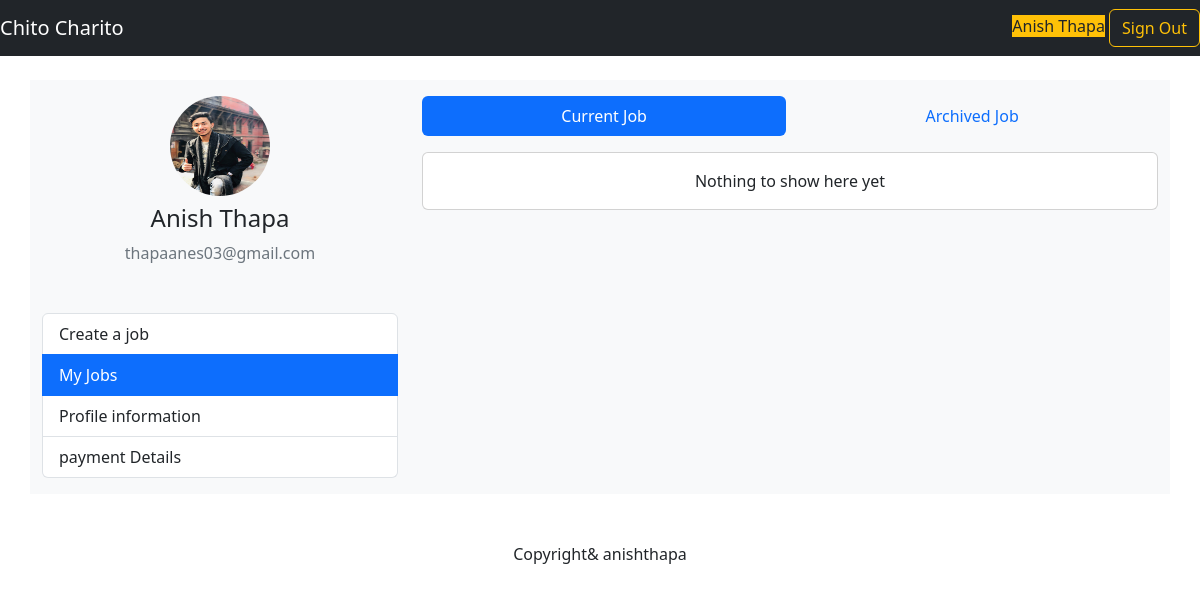
Page /customer/jobs/current (signed in) on the earlier database version.
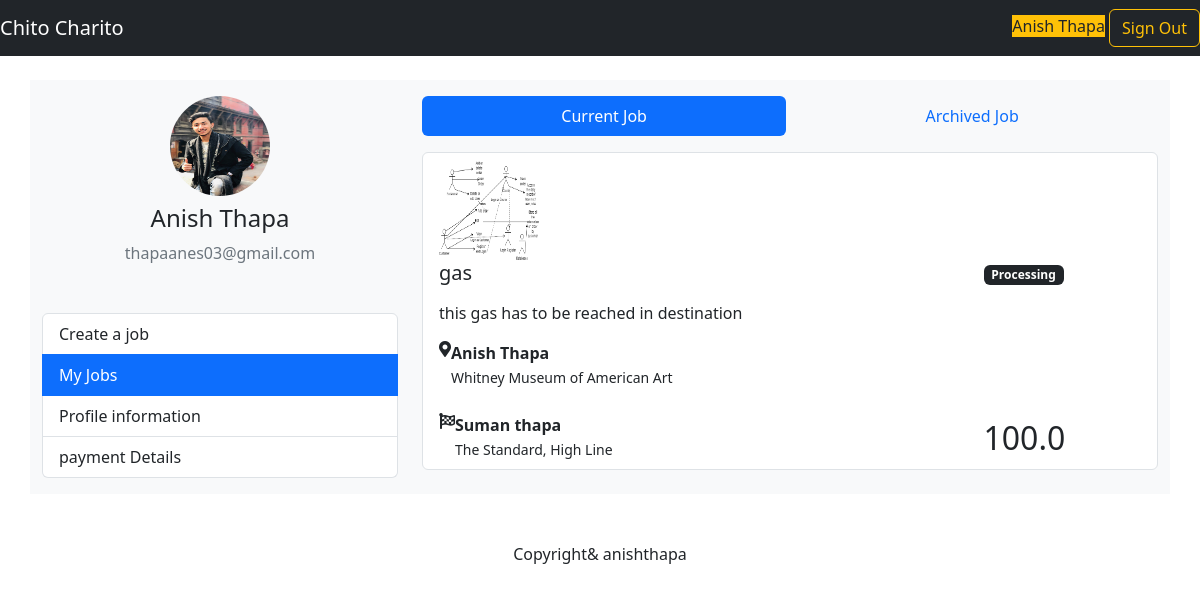
Same page on the later database version.
### mainapp/models.py (models this page shows, shortened)
class Job(models.Model):
  SMALL_SIZE = "small"
  MEDIUM_SIZE = "medium"
  LARGE_SIZE = "large"
  SIZES = (
    (SMALL_SIZE, 'Small'),
    (MEDIUM_SIZE, 'Medium'),
    (LARGE_SIZE, 'Large'),
  )
  CREATING_STATUS = 'creating'
  PROCESSING_STATUS = 'processing'
  PICKING_STATUS = 'picking'
  DELIVERING_STATUS = 'delivering'
  COMPLETED_STATUS = 'completed'
  CANCELED_STATUS = 'canceled'
  STATUSES = (
    (CREATING_STATUS, 'Creating'),
    (PROCESSING_STATUS, 'Processing'),
    (PICKING_STATUS, 'Picking'),
    (DELIVERING_STATUS, 'Delivering'),
    (COMPLETED_STATUS, 'Completed'),
    (CANCELED_STATUS, 'Canceled'),
  )
  id = models.UUIDField(primary_key=True, default=uuid.uuid4, editable=False)
  customer = models.ForeignKey(Customer, on_delete=models.CASCADE)
  name = models.CharField(max_length=255)
  description = models.CharField(max_length=255)
  category = models.ForeignKey(Category, on_delete=models.SET_NULL, null=True, blank=True)
  size = models.CharField(max_length=20, choices=SIZES, default=MEDIUM_SIZE)
  quantity = models.IntegerField(default=1)
  photo = models.ImageField(upload_to='job/photos/')
  status = models.CharField(max_length=20, choices=STATUSES, default=CREATING_STATUS)
  created_at = models.DateTimeField(default=timezone.now)
  pickup_address = models.CharField(max_length=255, blank=True)
  pickup_lat = models.FloatField(default=0)
  pickup_lng = models.FloatField(default=0)
  pickup_name = models.CharField(max_length=255, blank=True)
  pickup_phone = models.CharField(max_length=50, blank=True)
  delivery_address = models.CharField(max_length=255, blank=True)
  delivery_lat = models.FloatField(default=0)
  delivery_lng = models.FloatField(default=0)
  delivery_name = models.CharField(max_length=255, blank=True)
  delivery_phone = models.CharField(max_length=50, blank=True)
  duration = models.IntegerField(default=0)
  distance = models.FloatField(default=0)
  price = models.FloatField(default=0)
  pickup_photo = models.ImageField(upload_to='job/pickup_photos/', null=True, blank=True)
  pickedup_at = models.DateTimeField(null=True, blank=True)
  delivery_photo = models.ImageField(upload_to='job/delivery_photos/', null=True, blank=True)
  delivered_at = models.DateTimeField(null=True, blank=True)

### mainapp/customer/views.py (the view)
# urls.py: path('jobs/current', customer_views.current_jobs_page, name="current_jobs"),
@login_required(login_url="/sign-in/?next=/customer/")
def current_jobs_page(request):
    jobs = Job.objects.filter(
        customer=request.user.customer,
        status__in=[
            Job.PROCESSING_STATUS,
            Job.PICKING_STATUS,
            Job.DELIVERING_STATUS
        ]
    )
    return render(request, 'customer/jobs.html', {
        "jobs": jobs
    })

### mainapp/templates/customer/jobs.html
{% extends 'customer/base.html'%}
{% block main %}
{% url 'customer:current_jobs' as current_jobs_url %}
{% url 'customer:archived_jobs' as archived_jobs_url %}
<ul class="nav nav-pills nav-fill">
    <li class="nav-item">
      <a class="nav-link {% if request.path == current_jobs_url %} active {% endif %}" aria-current="page"
      href="{% url 'customer:current_jobs' %}" >Current Job</a>
    </li>
    <li class="nav-item">
      <a class="nav-link {% if request.path == archived_jobs_url %} active {% endif %}" aria-current="page"
      href="{% url 'customer:archived_jobs' %}" >Archived Job</a>
    </li>
  </ul>
<div class="list-group mt-3">
 {% if jobs %}
 {% for job in jobs %}
 <a href="{% url 'customer:job' job.id  %}" class="list-group-item list-group-item-action">
  <div class="media">
    <img src="{{ job.photo.url }}" class="rounded-lg mr-3 " width="100" height="100">
    <div class="media-body">
      <div class="row">
        <div class="col-lg-9">
          <h5 class="mb-3">{{ job.name }}</h5>
          <p>{{ job.description }}</p>
          <div class="d-flex mb-4">
            <i class="fas fa-map-marker-alt"></i>
            <div class="ml-2">
              <b>{{ job.pickup_name }}</b><br />
              <small>{{ job.pickup_address }}</small>
            </div>
          </div>
          <div class="d-flex">
            <i class="fas fa-flag-checkered"></i>
            <div class="ml-2">
              <b>{{ job.delivery_name }}</b><br />
              <small>{{ job.delivery_address }}</small>
            </div>
          </div>
        </div>
        <div class="col-lg-3 text-right d-flex flex-column justify-content-between">
          <div><span class="badge badge-warning bg-dark mb-2">{{ job.get_status_display }}</span></div>
          <h2 class="mb-1">{{ job.price }}</h2>
        </div>
      </div>
    </div>
  </div>
</a>
 {% endfor %}
 {% else %}
 <div class="card">
   <div class = "card-body text-center">
     Nothing to show here yet
   </div>
 </div>
{% endif %}
</div>
{% endblock %}

Differences in the rows shown:
now on this page (row edited): Job: photo (picture), name "gas", description "this gas has to be reached in destination", pickup_name "Anish Thapa", pickup_address "Whitney Museum of American Art", delivery_name "Suman thapa", delivery_address "The Standard, High Line", status "Processing", price "100.0"
Other differences:
text no longer shown: "Nothing to show here yet"
